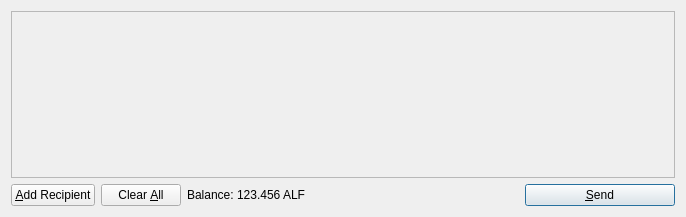
<?xml version="1.0" encoding="UTF-8"?>
<ui version="4.0">
 <class>SendCoinsDialog</class>
 <widget class="QDialog" name="SendCoinsDialog">
  <property name="geometry">
   <rect>
    <x>0</x>
    <y>0</y>
    <width>686</width>
    <height>217</height>
   </rect>
  </property>
  <property name="windowTitle">
   <string>Send Coins</string>
  </property>
  <layout class="QVBoxLayout" name="verticalLayout">
   <item>
    <widget class="QScrollArea" name="scrollArea">
     <property name="widgetResizable">
      <bool>true</bool>
     </property>
     <widget class="QWidget" name="scrollAreaWidgetContents">
      <property name="geometry">
       <rect>
        <x>0</x>
        <y>0</y>
        <width>666</width>
        <height>165</height>
       </rect>
      </property>
      <layout class="QVBoxLayout" name="verticalLayout_2">
       <property name="margin">
        <number>0</number>
       </property>
       <item>
        <layout class="QVBoxLayout" name="entries">
         <property name="spacing">
          <number>6</number>
         </property>
        </layout>
       </item>
       <item>
        <spacer name="verticalSpacer">
         <property name="orientation">
          <enum>Qt::Vertical</enum>
         </property>
         <property name="sizeHint" stdset="0">
          <size>
           <width>20</width>
           <height>40</height>
          </size>
         </property>
        </spacer>
       </item>
      </layout>
     </widget>
    </widget>
   </item>
   <item>
    <layout class="QHBoxLayout" name="horizontalLayout">
     <item>
      <widget class="QPushButton" name="addButton">
       <property name="toolTip">
        <string>Send to multiple recipients at once</string>
       </property>
       <property name="text">
        <string>&amp;Add Recipient</string>
       </property>
       <property name="icon">
        <iconset resource="../bitcoin.qrc">
         <normaloff>:/icons/add</normaloff>:/icons/add</iconset>
       </property>
       <property name="autoDefault">
        <bool>false</bool>
       </property>
      </widget>
     </item>
     <item>
      <widget class="QPushButton" name="clearButton">
       <property name="sizePolicy">
        <sizepolicy hsizetype="Minimum" vsizetype="Fixed">
         <horstretch>0</horstretch>
         <verstretch>0</verstretch>
        </sizepolicy>
       </property>
       <property name="toolTip">
        <string>Remove all transaction fields</string>
       </property>
       <property name="text">
        <string>Clear &amp;All</string>
       </property>
       <property name="icon">
        <iconset resource="../bitcoin.qrc">
         <normaloff>:/icons/remove</normaloff>:/icons/remove</iconset>
       </property>
       <property name="autoRepeatDelay">
        <number>300</number>
       </property>
       <property name="autoDefault">
        <bool>false</bool>
       </property>
      </widget>
     </item>
     <item>
      <layout class="QHBoxLayout" name="horizontalLayout_2">
       <property name="spacing">
        <number>3</number>
       </property>
       <item>
        <widget class="QLabel" name="label">
         <property name="text">
          <string>Balance:</string>
         </property>
        </widget>
       </item>
       <item>
        <widget class="QLabel" name="labelBalance">
         <property name="cursor">
          <cursorShape>IBeamCursor</cursorShape>
         </property>
         <property name="text">
          <string>123.456 ALF</string>
         </property>
         <property name="textInteractionFlags">
          <set>Qt::LinksAccessibleByMouse|Qt::TextSelectableByKeyboard|Qt::TextSelectableByMouse</set>
         </property>
        </widget>
       </item>
      </layout>
     </item>
     <item>
      <spacer name="horizontalSpacer">
       <property name="orientation">
        <enum>Qt::Horizontal</enum>
       </property>
       <property name="sizeHint" stdset="0">
        <size>
         <width>40</width>
         <height>20</height>
        </size>
       </property>
      </spacer>
     </item>
     <item>
      <widget class="QPushButton" name="sendButton">
       <property name="minimumSize">
        <size>
         <width>150</width>
         <height>0</height>
        </size>
       </property>
       <property name="toolTip">
        <string>Confirm the send action</string>
       </property>
       <property name="text">
        <string>&amp;Send</string>
       </property>
       <property name="icon">
        <iconset resource="../bitcoin.qrc">
         <normaloff>:/icons/send</normaloff>:/icons/send</iconset>
       </property>
       <property name="default">
        <bool>true</bool>
       </property>
      </widget>
     </item>
    </layout>
   </item>
  </layout>
 </widget>
 <resources>
  <include location="../bitcoin.qrc"/>
 </resources>
 <connections/>
</ui>
